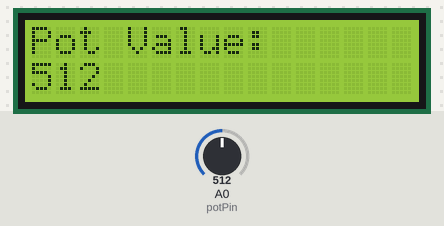
The sketch below on a simulated Arduino Uno, built with avr-gcc and run on an emulated ATmega328P. On the bench: 16×2 character LCD. Inputs (shaded band) come from the test bench; at power-on: A0 (potPin) = 512.

Above: at 1.2 s.
1.3 s: A0 (potPin) set to 716
At 1.7 s:
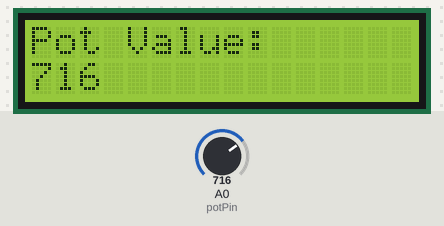
2.8 s: A0 (potPin) set to 900
At 3.4 s:
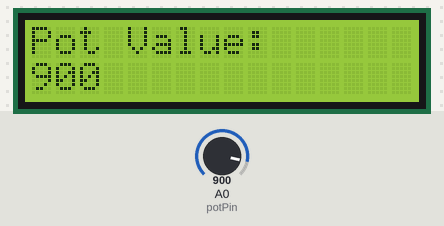
4.4 s: A0 (potPin) set to 1023
At 5.3 s:
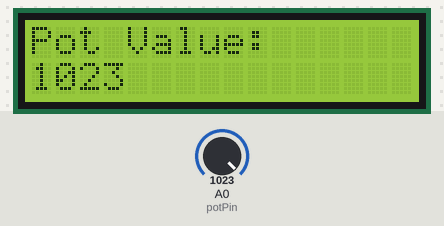
Timing chart, 0 to 7.4 s (numbered marks = the images above; inputs shaded):
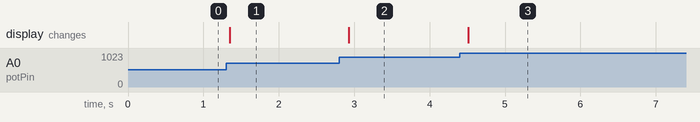

The sketch:

Day14_LCD_Sensor.ino
```cpp
#include <Wire.h>
#include <LiquidCrystal_I2C.h>

#define potPin A0

LiquidCrystal_I2C lcd(0x27, 16, 2);

void setup() {
  lcd.init();
  lcd.backlight();
}

void loop() {
  int value = analogRead(potPin);

  lcd.setCursor(0, 0);
  lcd.print("Pot Value:");
  lcd.setCursor(0, 1);
  lcd.print(value);
  lcd.print("   ");

  delay(300);
}
```

Measured:
- after the input at 1.3 s, the display: changes after 0.05 s (image 1)
- after the input at 2.8 s, the display: changes after 0.13 s (image 2)
- after the input at 4.4 s, the display: changes after 0.11 s (image 3)
